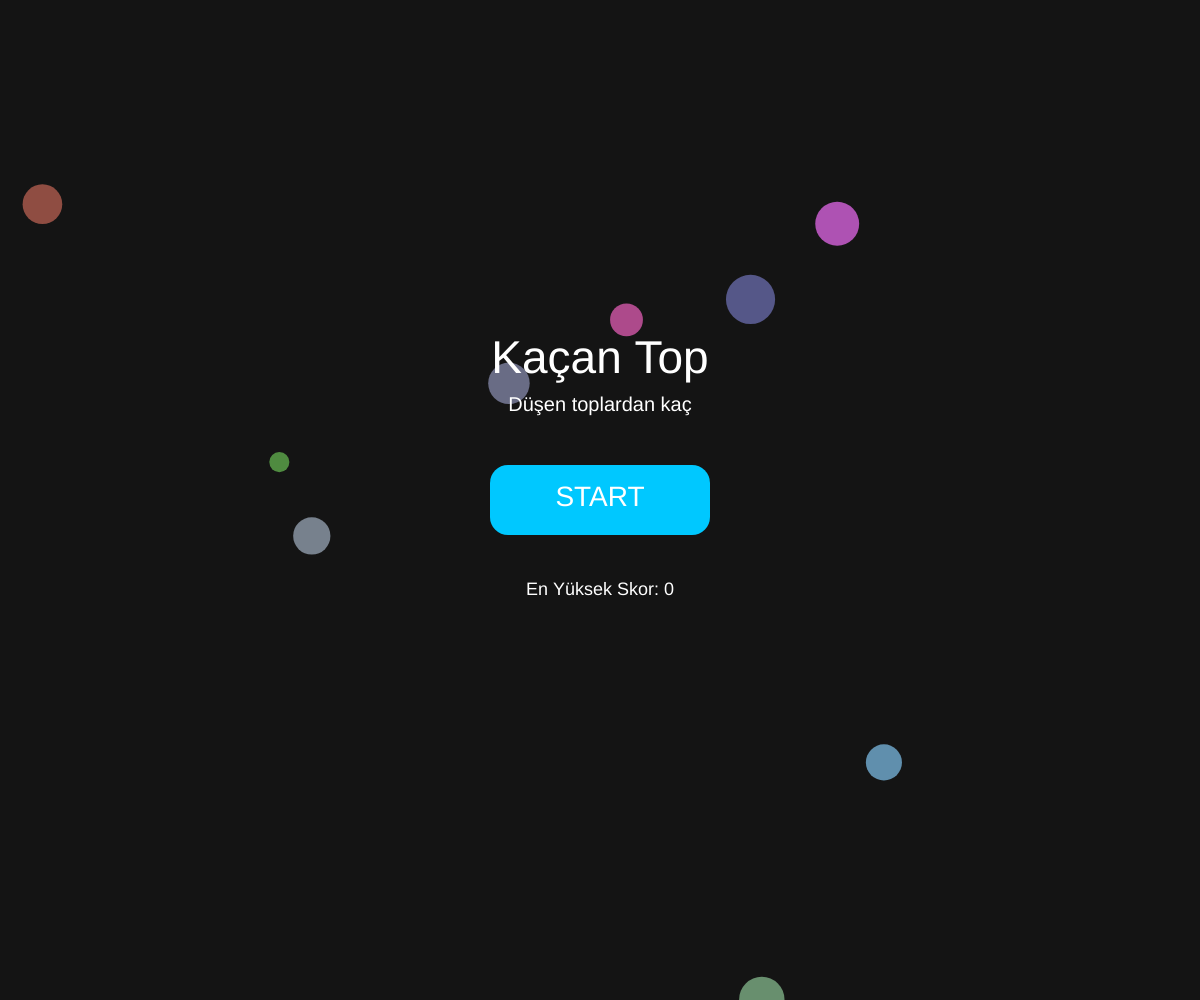
Frame 1 (no input)
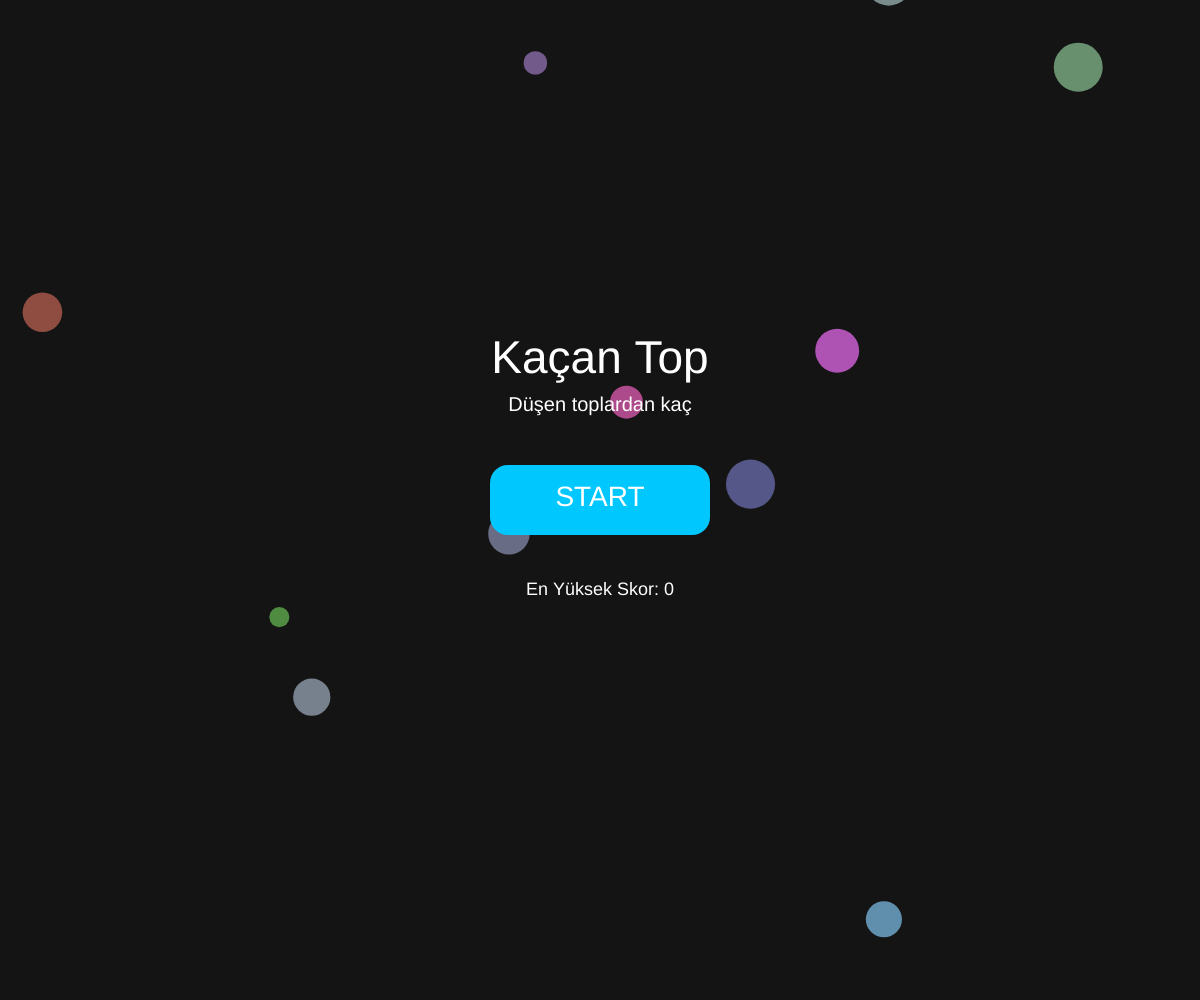
Frame 60 (no input)
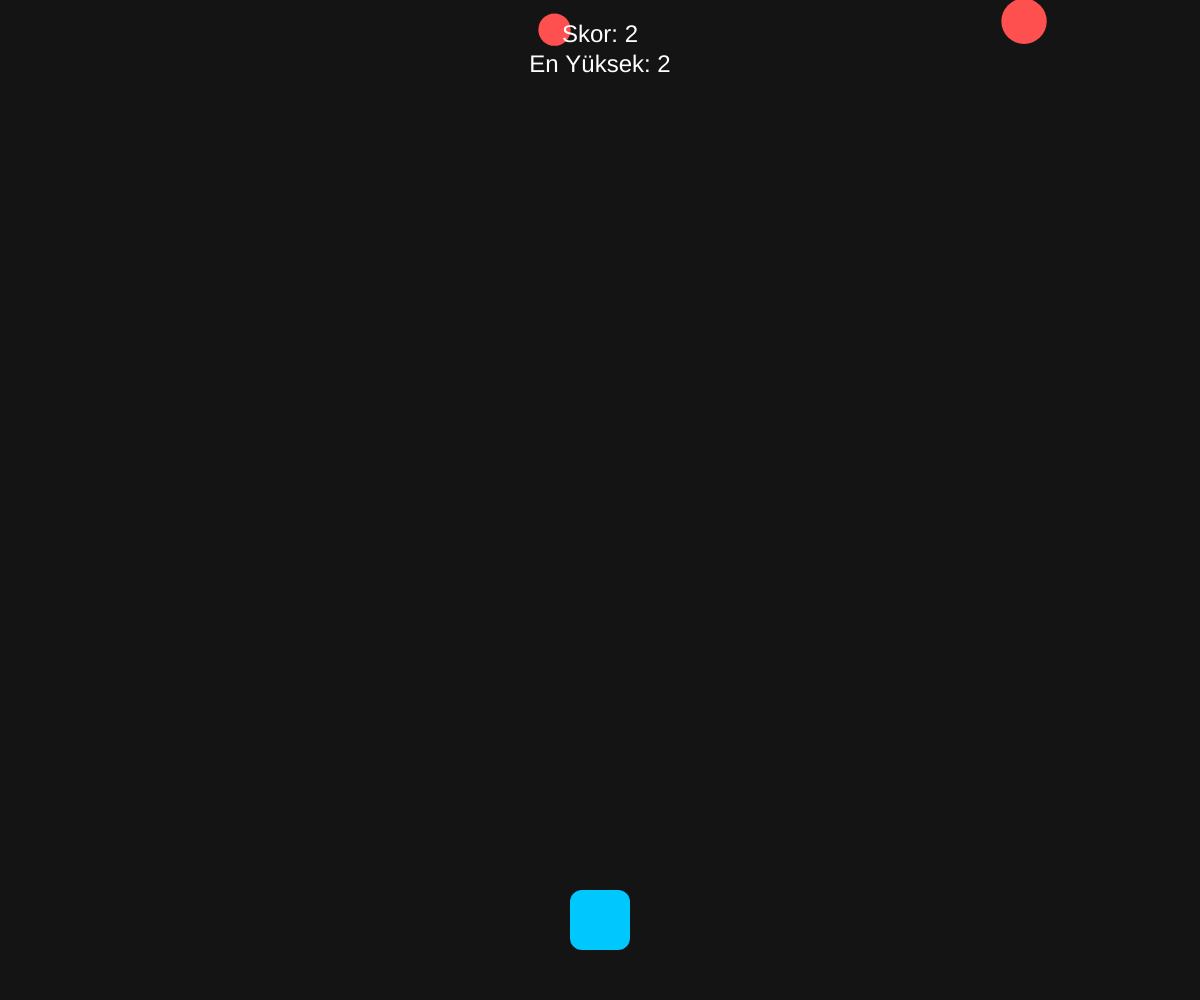
Frame 120 (the mouse pressed at the canvas centre since frame 60)

The p5.js sketch that drew these frames (run headless with seeded random() and noise() and a simulated clock; from frame 60 on, the mouse is pressed at the canvas centre):

// p5.js sketch
// ── sketch.js
let player;
let balls = [];
let bonusBall;
let menuBalls = [];

let score = 0;
let highScore = 0;

let gameState = "menu"; // menu, playing, gameover

function setup() {
  createCanvas(windowWidth, windowHeight);

  player = {
    x: width / 2,
    y: height - 80,
    size: 60
  };

  createGameBalls();
  bonusBall = makeBonusBall();

  for (let i = 0; i < 20; i++) {
    menuBalls.push(makeMenuBall());
  }

  textAlign(CENTER, CENTER);
}

function draw() {
  background(20);

  if (gameState === "menu") {
    drawMenuBackgroundBalls();
    drawMenuScreen();
    return;
  }

  if (gameState === "playing") {
    updatePlayer();
    drawPlayer();

    updateBalls();
    drawBalls();

    updateBonusBall();
    drawBonusBall();

    checkCollision();
    checkBonusCatch();

    score += 0.05;

    if (score > highScore) {
      highScore = score;
    }

    fill(255);
    textSize(24);
    text("Skor: " + floor(score), width / 2, 35);
    text("En Yüksek: " + floor(highScore), width / 2, 65);
    return;
  }

  if (gameState === "gameover") {
    drawGameOverScreen();
  }
}

function drawMenuScreen() {
  fill(255);
  textSize(46);
  text("Kaçan Top", width / 2, height / 2 - 140);

  textSize(20);
  text("Düşen toplardan kaç", width / 2, height / 2 - 95);

  let bx = width / 2;
  let by = height / 2;
  let bw = 220;
  let bh = 70;

  fill(0, 200, 255);
  rectMode(CENTER);
  rect(bx, by, bw, bh, 18);

  fill(255);
  textSize(28);
  text("START", bx, by - 2);

  textSize(18);
  text("En Yüksek Skor: " + floor(highScore), width / 2, height / 2 + 90);
}

function drawGameOverScreen() {
  fill(255);
  textSize(48);
  text("Game Over", width / 2, height / 2 - 60);

  textSize(26);
  text("Skor: " + floor(score), width / 2, height / 2);
  text("En Yüksek: " + floor(highScore), width / 2, height / 2 + 40);

  let bx = width / 2;
  let by = height / 2 + 120;
  let bw = 240;
  let bh = 70;

  fill(255, 140, 0);
  rectMode(CENTER);
  rect(bx, by, bw, bh, 18);

  fill(255);
  textSize(26);
  text("TEKRAR", bx, by - 2);
}

function drawMenuBackgroundBalls() {
  noStroke();

  for (let b of menuBalls) {
    fill(b.r, b.g, b.bl, 180);
    ellipse(b.x, b.y, b.size);

    b.y += b.speed;

    if (b.y > height + 50) {
      b.y = random(-200, -20);
      b.x = random(width);
      b.size = random(20, 55);
      b.speed = random(1, 4);
    }
  }
}

function updatePlayer() {
  player.x = mouseX;
  player.x = constrain(player.x, player.size / 2, width - player.size / 2);
}

function drawPlayer() {
  rectMode(CENTER);
  noStroke();
  fill(0, 200, 255);
  rect(player.x, player.y, player.size, player.size, 12);
}

function updateBalls() {
  let speedBoost = 1 + score * 0.01;

  for (let b of balls) {
    b.y += b.speed * speedBoost;

    if (b.y > height + 60) {
      b.y = -60;
      b.x = random(width);
      b.size = random(30, 50);
      b.speed = random(3, 7);
    }
  }
}

function drawBalls() {
  noStroke();
  fill(255, 80, 80);

  for (let b of balls) {
    ellipse(b.x, b.y, b.size);
  }
}

function updateBonusBall() {
  bonusBall.y += bonusBall.speed;

  if (bonusBall.y > height + 40) {
    resetBonusBall();
  }
}

function drawBonusBall() {
  noStroke();
  fill(255, 220, 0);
  ellipse(bonusBall.x, bonusBall.y, bonusBall.size);
}

function checkCollision() {
  for (let b of balls) {
    let d = dist(player.x, player.y, b.x, b.y);

    if (d < player.size / 2 + b.size / 2) {
      gameState = "gameover";
    }
  }
}

function checkBonusCatch() {
  let d = dist(player.x, player.y, bonusBall.x, bonusBall.y);

  if (d < player.size / 2 + bonusBall.size / 2) {
    score += 10;
    resetBonusBall();
  }
}

function makeBall() {
  return {
    x: random(width),
    y: random(-height),
    size: random(30, 50),
    speed: random(3, 7)
  };
}

function makeBonusBall() {
  return {
    x: random(width),
    y: random(-height * 2, -100),
    size: 25,
    speed: random(4, 6)
  };
}

function makeMenuBall() {
  return {
    x: random(width),
    y: random(-height, height),
    size: random(20, 55),
    speed: random(1, 4),
    r: random(100, 255),
    g: random(80, 220),
    bl: random(80, 255)
  };
}

function resetBonusBall() {
  bonusBall.x = random(width);
  bonusBall.y = random(-height * 2, -100);
  bonusBall.size = 25;
  bonusBall.speed = random(4, 6);
}

function createGameBalls() {
  balls = [];
  for (let i = 0; i < 5; i++) {
    balls.push(makeBall());
  }
}

function startGame() {
  score = 0;
  gameState = "playing";

  player.x = width / 2;
  player.y = height - 80;

  createGameBalls();
  bonusBall = makeBonusBall();
}

function mousePressed() {
  if (gameState === "menu") {
    if (isInsideButton(width / 2, height / 2, 220, 70, mouseX, mouseY)) {
      startGame();
    }
  } else if (gameState === "gameover") {
    if (isInsideButton(width / 2, height / 2 + 120, 240, 70, mouseX, mouseY)) {
      startGame();
    }
  }
}

function touchStarted() {
  if (gameState === "menu") {
    if (isInsideButton(width / 2, height / 2, 220, 70, mouseX, mouseY)) {
      startGame();
    }
  } else if (gameState === "gameover") {
    if (isInsideButton(width / 2, height / 2 + 120, 240, 70, mouseX, mouseY)) {
      startGame();
    }
  }
  return false;
}

function isInsideButton(bx, by, bw, bh, px, py) {
  return (
    px > bx - bw / 2 &&
    px < bx + bw / 2 &&
    py > by - bh / 2 &&
    py < by + bh / 2
  );
}

function windowResized() {
  resizeCanvas(windowWidth, windowHeight);
  player.y = height - 80;
}
// ── sw.js
self.addEventListener("install", e => {
self.skipWaiting()
})
